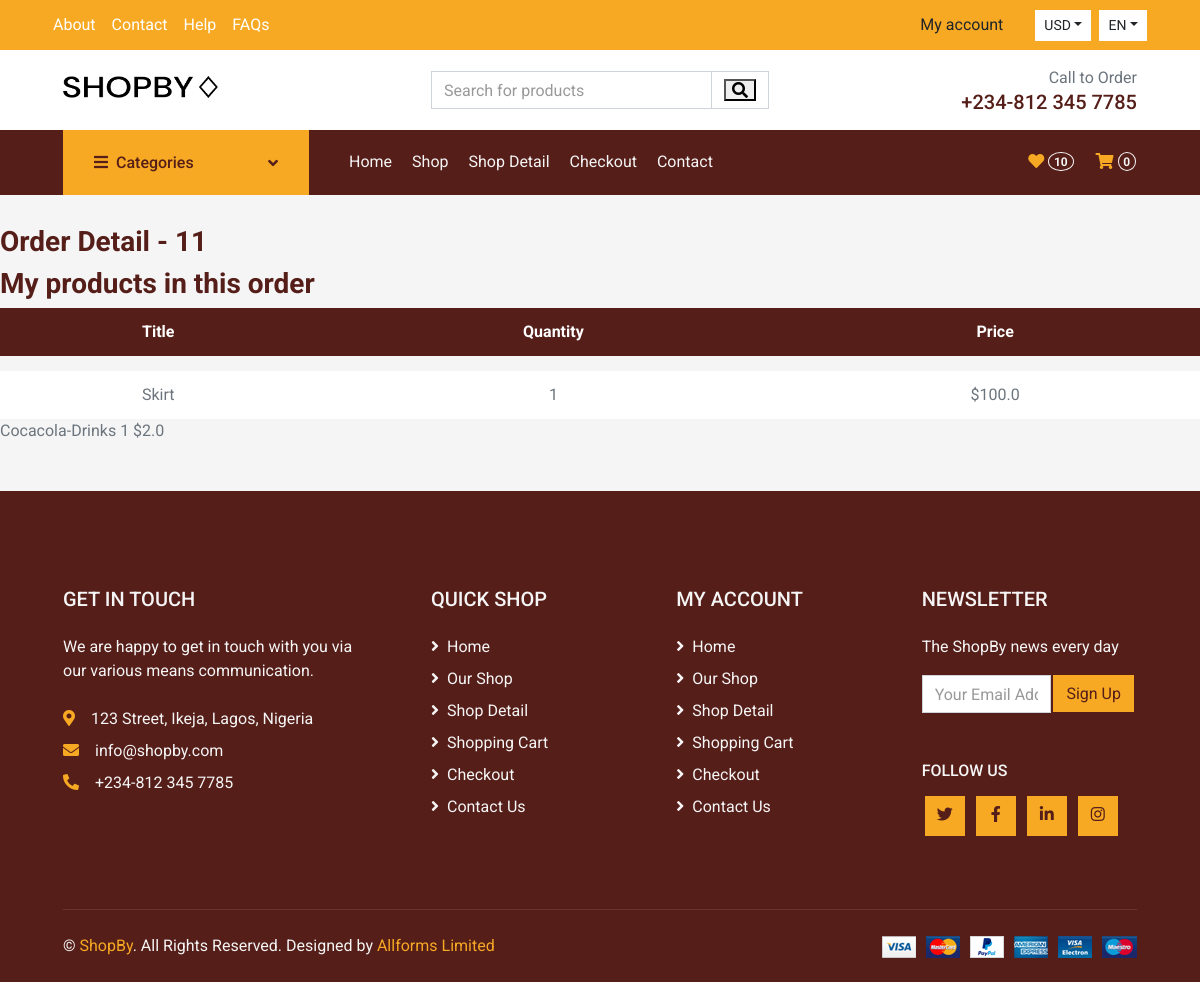
The app's page /my-store/order-detail/11/ (signed in) with its own data.
### store/models.py (models this page shows, shortened)
class Order(models.Model):
    first_name = models.CharField(max_length=255)
    last_name = models.CharField(max_length=255)
    email = models.CharField(max_length=255)
    mobile = models.CharField(max_length=255)
    address = models.CharField(max_length=255)
    country = models.CharField(max_length=255)
    city = models.CharField(max_length=255)
    state = models.CharField(max_length=255)
    zipcode = models.CharField(max_length=255)
    paid_amount = models.IntegerField(default=0)
    is_paid = models.BooleanField(default=False)
    payment_intent = models.CharField(max_length=255, null=True)
    created_by = models.ForeignKey(User, related_name='orders', on_delete=models.SET_NULL, null=True)
    created_at = models.DateTimeField(auto_now_add=True)

class OrderItem(models.Model):
    order = models.ForeignKey(Order, related_name='items', on_delete=models.CASCADE)
    product = models.ForeignKey(Product, related_name='items', on_delete=models.CASCADE)
    price = models.IntegerField()
    quantity = models.IntegerField(default=1)
    def get_display_price(self):
        return self.price / 100

class Product(models.Model):
    DRAFT = 'draft'
    WAITING_APPROVAL = 'waitingapproval'
    ACTIVE = 'active'
    DELETED = 'Deleted'
    STATUS_CHOICES = (
        (DRAFT, 'Draft'),
        (WAITING_APPROVAL, 'Waiting approval'),
        (ACTIVE, 'Active'),
        (DELETED, 'Deleted'),
    )
    user = models.ForeignKey(User, related_name='products', on_delete=models.CASCADE)
    category = models.ForeignKey(Category, related_name='products', on_delete=models.CASCADE)
    title = models.CharField(max_length=50)
    slug = models.SlugField(max_length=50)
    description = models.TextField(blank=True)
    price = models.IntegerField()
    image = models.ImageField(upload_to='uploads/product_images/', blank=True, null=True)
    thumbnail = models.ImageField(upload_to='uploads/products/images/thumbnail/', blank=True, null=True)
    created_at = models.DateTimeField(auto_now_add=True)
    updated_at = models.DateTimeField(auto_now=True)
    status = models.CharField(max_length=50, choices=STATUS_CHOICES, default=ACTIVE)
    class Meta:
        ordering = ('-created_at',)

### userprofile/views.py (the view)
# urls.py: path('my-store/order-detail/<int:pk>/', views.my_store_order_detail, name='my_store_order_detail'),
@login_required
def my_store_order_detail(request, pk):
    order = get_object_or_404(Order, pk=pk)
    return render(request, 'userprofile/my_store_order_detail.html', {
        'order': order
    })

### store/cart.py (called while the page is built)
    def __len__(self):
        return sum(item['quantity'] for item in self.cart.values())

### store/context_processors.py (called while the page is built)
def cart(request):
    return {'cart': Cart(request)}

### userprofile/template/userprofile/my_store_order_detail.html (shortened to what this page needs)
{% extends 'online_site/base.html' %}
{% load static %}
{% block content %}
    <h3 class="text-teal mb-9"> Order Detail - {{ order.id }}</h3>
    <h3 class="text-teal mb-9">My products in this order</h3>
     <table class="table table-light table-borderless table-hover text-center mb-0">
        <thead class="thead-dark">
            <tr>
                <th>Title</th>
                <th>Quantity</th>
                <th>Price</th>
            </tr>
        </thead>
    {% for item in order.items.all %}
         <tbody class="align-middle">
            <tr>
                <td class="align-middle">{{ item.product.title }}</td>
                <td class="align-middle"> {{ item.quantity }}</td>
                <td class="align-middle"> ${{ item.get_display_price }}</td>
            </tr>
        </tbody>
    </table>
    {% endfor %}
{% endblock %}

### records on screen
Order: id "11"
OrderItem: product "Skirt", quantity "1", get_display_price "100.0"
OrderItem: product "Cocacola-Drinks", quantity "1", get_display_price "2.0"

### other values on screen
{{ cart|length }} "0"
